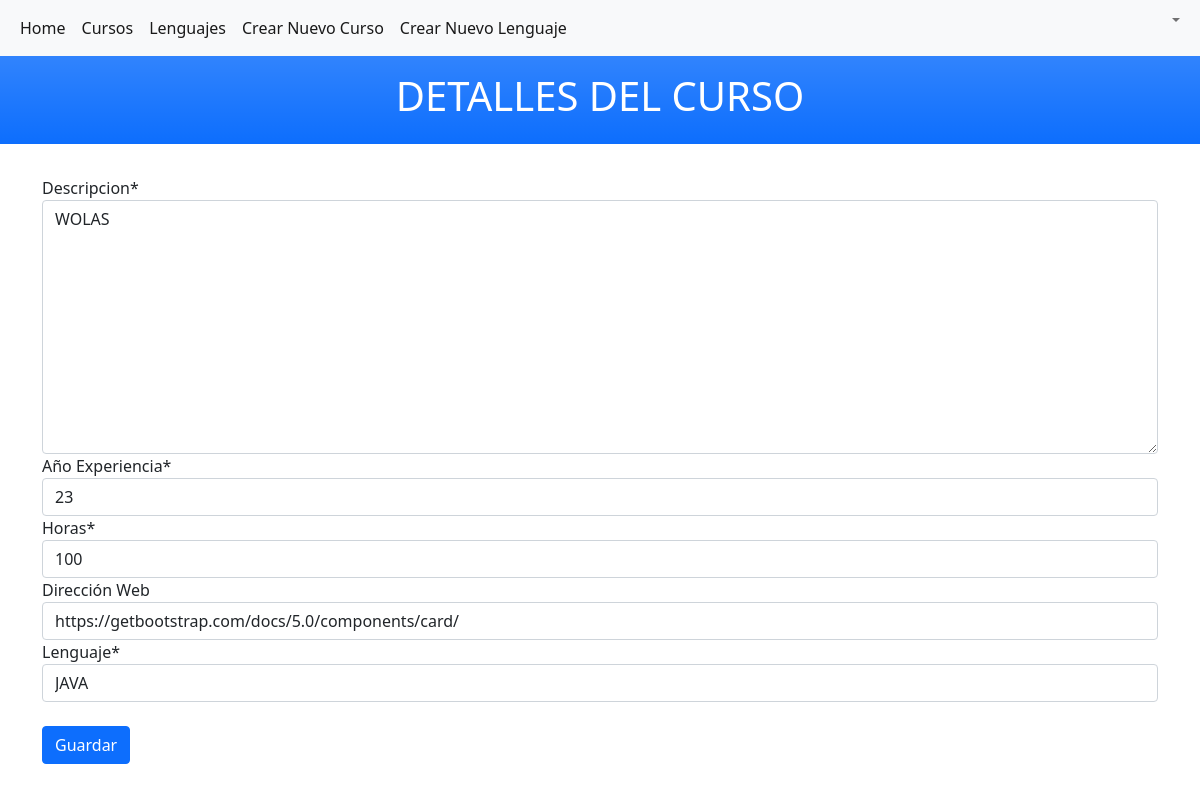
Page /cursosR/cursos/4/editar/ (signed in) on the committed database.
### cursosR/models.py (models this page shows, shortened)
class Course(models.Model):
    Nombre = models.CharField(max_length=50)
    Descripcion = models.TextField(max_length=300)
    Creador = models.ForeignKey(get_user_model(), on_delete=models.CASCADE,)
    Año_Experiencia = models.PositiveIntegerField()
    Lenguaje = models.ForeignKey(
        LenguajeM, on_delete=models.CASCADE, related_name='Lenguajes',)
    Horas = models.PositiveIntegerField()
    Link_Cont = models.URLField(
        null=True, blank=True, verbose_name="Dirección Web")
    Fecha_Creacion = models.DateTimeField(auto_now_add=True)

### cursosR/views.py (the view)
class cursosPageUpdate(LoginRequiredMixin, UpdateView):
    template_name = 'cursos_editar.html'
    model = Course
    fields = ['Descripcion', 'Año_Experiencia',
              'Horas', 'Link_Cont', 'Lenguaje']
    login_url = 'login'
    def dispatch(self, request, *args, **kwargs):
        obj = self.get_object()
        if obj.Creador != self.request.user:
            raise PermissionDenied
        return super().dispatch(request, *args, **kwargs)

### cursosR/models.py (called while the page is built)
    def __str__(self) -> str:
        return self.Nom_Leng

### cursosR/templates/cursos_editar.html
{% extends 'base.html' %}{% load crispy_forms_tags%}{% block content %}
<div class="p-3 mb-2 bg-primary bg-gradient text-white" > <h1> <center> DETALLES DEL CURSO </center> </h1> </div><br>
<form action="" method="post" class="container">{% csrf_token %}
   {{form|crispy}}
   <br>
    <input class="btn btn-primary btn-xs" type="submit" value="Guardar"/>
</form>
{% endblock content %}

### rows in the picture
Course: Descripcion "WOLAS", Año_Experiencia "23", Horas "100", Link_Cont "https://getbootstrap.com/docs/5.0/components/card/", Lenguaje "JAVA"
